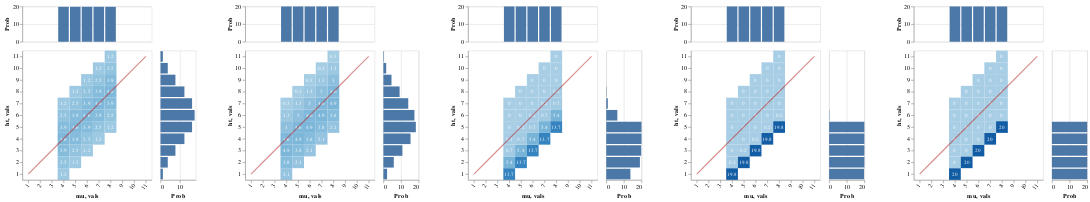

This figure's notebook cell:
### Markdown cell above
#### Pragmatic listener hears:

> "John is short"

These agents become absolutely certain that John's height falls below the standard, though they remain in the dark about what the standard is

And as seen in the `ht est` marginal, even though the standard remains unknown, the belief that John's height falls below it leads to a (negatively skewed) evaluative distribution over worlds

The evaluativity effect here is very strong

### Code cell
writeIORef cacheRef (0, Map.empty)

vlShow . sidewaysDists <$> sequence
  [ mkGraph $ listener infoLUM cacheRef (0, UShrt, den0)
  , mkGraph $ lp infoLUM >>= \l ->  listener infoLUM cacheRef (0, UShrt, l)
  , mkGraph $ listener infoLUM cacheRef (1, UShrt, den0)
  , mkGraph $ listener infoLUM cacheRef (2, UShrt, den0)
  , mkGraph $ listener infoLUM cacheRef (3, UShrt, den0)
  ]

### Figure 1 — Vega-Lite specification as saved in the notebook (floating-point values rounded to 4 significant figures)
{"$schema": "https://vega.github.io/schema/vega-lite/v3.json", "hconcat": [{"$schema": "https://vega.github.io/schema/vega-lite/v3.json", "bounds": "flush", "config": {"scale": {"rectBandPaddingInner": 0}}, "data": {"values": [{"ht": "1", "mu": "4", "prob": 1.2}, {"ht": "2", "mu": "4", "prob": 2.5}, {"ht": "2", "mu": "5", "prob": 1.2}, {"ht": "3", "mu": "4", "prob": 3.9}, {"ht": "3", "mu": "5", "prob": 2.5}, {"ht": "3", "mu": "6", "prob": 1.2}, {"ht": "4", "mu": "4", "prob": 4.6}, {"ht": "4", "mu": "5", "prob": 3.9}, {"ht": "4", "mu": "6", "prob": 2.5}, {"ht": "4", "mu": "7", "prob": 1.2}, {"ht": "5", "mu": "4", "prob": 3.9}, {"ht": "5", "mu": "5", "prob": 4.6}, {"ht": "5", "mu": "6", "prob": 3.9}, {"ht": "5", "mu": "7", "prob": 2.5}, {"ht": "5", "mu": "8", "prob": 1.2}, {"ht": "6", "mu": "4", "prob": 2.5}, {"ht": "6", "mu": "5", "prob": 3.9}, {"ht": "6", "mu": "6", "prob": 4.6}, {"ht": "6", "mu": "7", "prob": 3.9}, {"ht": "6", "mu": "8", "prob": 2.5}, {"ht": "7", "mu": "4", "prob": 1.2}, {"ht": "7", "mu": "5", "prob": 2.5}, {"ht": "7", "mu": "6", "prob": 3.9}, {"ht": "7", "mu": "7", "prob": 4.6}, {"ht": "7", "mu": "8", "prob": 3.9}, {"ht": "8", "mu": "5", "prob": 1.2}, {"ht": "8", "mu": "6", "prob": 2.5}, {"ht": "8", "mu": "7", "prob": 3.9}, {"ht": "8", "mu": "8", "prob": 4.6}, {"ht": "9", "mu": "6", "prob": 1.2}, {"ht": "9", "mu": "7", "prob": 2.5}, {"ht": "9", "mu": "8", "prob": 3.9}, {"ht": "10", "mu": "7", "prob": 1.2}, {"ht": "10", "mu": "8", "prob": 2.5}, {"ht": "11", "mu": "8", "prob": 1.2}]}, "spacing": 15, "vconcat": [{"encoding": {"x": {"axis": null, "field": "mu", "scale": {"domain": ["1", "2", "3", "4", "5", "6", "7", "8", "9", "10", "11"], "rangeStep": 30}, "sort": null, "type": "ordinal"}, "y": {"aggregate": "sum", "axis": {"title": "Prob"}, "field": "prob", "type": "quantitative"}}, "height": 60, "mark": "bar"}, {"bounds": "flush", "hconcat": [{"encoding": {"x": {"axis": {"labelAngle": -55}, "field": "mu", "scale": {"domain": ["1", "2", "3", "4", "5", "6", "7", "8", "9", "10", "11"], "rangeStep": 30}, "sort": null, "type": "ordinal"}, "y": {"axis": {"labelAngle": 0}, "field": "ht", "scale": {"domain": ["11", "10", "9", "8", "7", "6", "5", "4", "3", "2", "1"], "rangeStep": 30}, "sort": null, "type": "ordinal"}}, "layer": [{"encoding": {"color": {"aggregate": "sum", "field": "prob", "legend": null, "scale": {"scheme": {"extent": [0.2, 0.9], "name": "blues"}}, "type": "quantitative"}}, "mark": "rect"}, {"encoding": {"color": {"value": "white"}, "text": {"aggregate": "sum", "field": "prob", "type": "quantitative"}}, "mark": {"fontSize": 9, "type": "text"}}, {"data": {"values": [{"vals": "1"}, {"vals": "2"}, {"vals": "3"}, {"vals": "4"}, {"vals": "5"}, {"vals": "6"}, {"vals": "7"}, {"vals": "8"}, {"vals": "9"}, {"vals": "10"}, {"vals": "11"}]}, "encoding": {"x": {"field": "vals", "sort": null, "type": "ordinal"}, "y": {"field": "vals", "sort": null, "type": "ordinal"}}, "mark": {"opacity": 0.5, "stroke": "firebrick", "strokeWidth": 2, "type": "line"}}]}, {"encoding": {"x": {"aggregate": "sum", "axis": {"title": "Prob"}, "field": "prob", "type": "quantitative"}, "y": {"axis": null, "field": "ht", "scale": {"domain": ["11", "10", "9", "8", "7", "6", "5", "4", "3", "2", "1"], "rangeStep": 30}, "sort": null, "type": "ordinal"}}, "mark": "bar", "width": 60}], "spacing": 15}]}, {"$schema": "https://vega.github.io/schema/vega-lite/v3.json", "bounds": "flush", "config": {"scale": {"rectBandPaddingInner": 0}}, "data": {"values": [{"ht": "1", "mu": "4", "prob": 2.1}, {"ht": "2", "mu": "4", "prob": 3.8}, {"ht": "2", "mu": "5", "prob": 2.1}, {"ht": "3", "mu": "4", "prob": 4.9}, {"ht": "3", "mu": "5", "prob": 3.8}, {"ht": "3", "mu": "6", "prob": 2.1}, {"ht": "4", "mu": "4", "prob": 4.6}, {"ht": "4", "mu": "5", "prob": 4.9}, {"ht": "4", "mu": "6", "prob": 3.8}, {"ht": "4", "mu": "7", "prob": 2.1}, {"ht": "5", "mu": "4", "prob": 3}, {"ht": "5", "mu": "5", "prob": 4.6}, {"ht": "5", "mu": "6", "prob": 4.9}, {"ht": "5", "mu": "7", "prob": 3.8}, {"ht": "5", "mu": "8", "prob": 2.1}, {"ht": "6", "mu": "4", "prob": 1.3}, {"ht": "6", "mu": "5", "prob": 3}, {"ht": "6", "mu": "6", "prob": 4.6}, {"ht": "6", "mu": "7", "prob": 4.9}, {"ht": "6", "mu": "8", "prob": 3.8}, {"ht": "7", "mu": "4", "prob": 0.3}, {"ht": "7", "mu": "5", "prob": 1.3}, {"ht": "7", "mu": "6", "prob": 3}, {"ht": "7", "mu": "7", "prob": 4.6}, {"ht": "7", "mu": "8", "prob": 4.9}, {"ht": "8", "mu": "5", "prob": 0.3}, {"ht": "8", "mu": "6", "prob": 1.3}, {"ht": "8", "mu": "7", "prob": 3}, {"ht": "8", "mu": "8", "prob": 4.6}, {"ht": "9", "mu": "6", "prob": 0.3}, {"ht": "9", "mu": "7", "prob": 1.3}, {"ht": "9", "mu": "8", "prob": 3}, {"ht": "10", "mu": "7", "prob": 0.3}, {"ht": "10", "mu": "8", "prob": 1.3}, {"ht": "11", "mu": "8", "prob": 0.3}]}, "spacing": 15, "vconcat": [{"encoding": {"x": {"axis": null, "field": "mu", "scale": {"domain": ["1", "2", "3", "4", "5", "6", "7", "8", "9", "10", "11"], "rangeStep": 30}, "sort": null, "type": "ordinal"}, "y": {"aggregate": "sum", "axis": {"title": "Prob"}, "field": "prob", "type": "quantitative"}}, "height": 60, "mark": "bar"}, {"bounds": "flush", "hconcat": [{"encoding": {"x": {"axis": {"labelAngle": -55}, "field": "mu", "scale": {"domain": ["1", "2", "3", "4", "5", "6", "7", "8", "9", "10", "11"], "rangeStep": 30}, "sort": null, "type": "ordinal"}, "y": {"axis": {"labelAngle": 0}, "field": "ht", "scale": {"domain": ["11", "10", "9", "8", "7", "6", "5", "4", "3", "2", "1"], "rangeStep": 30}, "sort": null, "type": "ordinal"}}, "layer": [{"encoding": {"color": {"aggregate": "sum", "field": "prob", "legend": null, "scale": {"scheme": {"extent": [0.2, 0.9], "name": "blues"}}, "type": "quantitative"}}, "mark": "rect"}, {"encoding": {"color": {"value": "white"}, "text": {"aggregate": "sum", "field": "prob", "type": "quantitative"}}, "mark": {"fontSize": 9, "type": "text"}}, {"data": {"values": [{"vals": "1"}, {"vals": "2"}, {"vals": "3"}, {"vals": "4"}, {"vals": "5"}, {"vals": "6"}, {"vals": "7"}, {"vals": "8"}, {"vals": "9"}, {"vals": "10"}, {"vals": "11"}]}, "encoding": {"x": {"field": "vals", "sort": null, "type": "ordinal"}, "y": {"field": "vals", "sort": null, "type": "ordinal"}}, "mark": {"opacity": 0.5, "stroke": "firebrick", "strokeWidth": 2, "type": "line"}}]}, {"encoding": {"x": {"aggregate": "sum", "axis": {"title": "Prob"}, "field": "prob", "type": "quantitative"}, "y": {"axis": null, "field": "ht", "scale": {"domain": ["11", "10", "9", "8", "7", "6", "5", "4", "3", "2", "1"], "rangeStep": 30}, "sort": null, "type": "ordinal"}}, "mark": "bar", "width": 60}], "spacing": 15}]}, {"$schema": "https://vega.github.io/schema/vega-lite/v3.json", "bounds": "flush", "config": {"scale": {"rectBandPaddingInner": 0}}, "data": {"values": [{"ht": "1", "mu": "4", "prob": 13.7}, {"ht": "2", "mu": "4", "prob": 5.4}, {"ht": "2", "mu": "5", "prob": 13.7}, {"ht": "3", "mu": "4", "prob": 0.7}, {"ht": "3", "mu": "5", "prob": 5.4}, {"ht": "3", "mu": "6", "prob": 13.7}, {"ht": "4", "mu": "4", "prob": 0.2}, {"ht": "4", "mu": "5", "prob": 0.7}, {"ht": "4", "mu": "6", "prob": 5.4}, {"ht": "4", "mu": "7", "prob": 13.7}, {"ht": "5", "mu": "4", "prob": 0}, {"ht": "5", "mu": "5", "prob": 0.2}, {"ht": "5", "mu": "6", "prob": 0.7}, {"ht": "5", "mu": "7", "prob": 5.4}, {"ht": "5", "mu": "8", "prob": 13.7}, {"ht": "6", "mu": "4", "prob": 0}, {"ht": "6", "mu": "5", "prob": 0}, {"ht": "6", "mu": "6", "prob": 0.2}, {"ht": "6", "mu": "7", "prob": 0.7}, {"ht": "6", "mu": "8", "prob": 5.4}, {"ht": "7", "mu": "4", "prob": 0}, {"ht": "7", "mu": "5", "prob": 0}, {"ht": "7", "mu": "6", "prob": 0}, {"ht": "7", "mu": "7", "prob": 0.2}, {"ht": "7", "mu": "8", "prob": 0.7}, {"ht": "8", "mu": "5", "prob": 0}, {"ht": "8", "mu": "6", "prob": 0}, {"ht": "8", "mu": "7", "prob": 0}, {"ht": "8", "mu": "8", "prob": 0.2}, {"ht": "9", "mu": "6", "prob": 0}, {"ht": "9", "mu": "7", "prob": 0}, {"ht": "9", "mu": "8", "prob": 0}, {"ht": "10", "mu": "7", "prob": 0}, {"ht": "10", "mu": "8", "prob": 0}, {"ht": "11", "mu": "8", "prob": 0}]}, "spacing": 15, "vconcat": [{"encoding": {"x": {"axis": null, "field": "mu", "scale": {"domain": ["1", "2", "3", "4", "5", "6", "7", "8", "9", "10", "11"], "rangeStep": 30}, "sort": null, "type": "ordinal"}, "y": {"aggregate": "sum", "axis": {"title": "Prob"}, "field": "prob", "type": "quantitative"}}, "height": 60, "mark": "bar"}, {"bounds": "flush", "hconcat": [{"encoding": {"x": {"axis": {"labelAngle": -55}, "field": "mu", "scale": {"domain": ["1", "2", "3", "4", "5", "6", "7", "8", "9", "10", "11"], "rangeStep": 30}, "sort": null, "type": "ordinal"}, "y": {"axis": {"labelAngle": 0}, "field": "ht", "scale": {"domain": ["11", "10", "9", "8", "7", "6", "5", "4", "3", "2", "1"], "rangeStep": 30}, "sort": null, "type": "ordinal"}}, "layer": [{"encoding": {"color": {"aggregate": "sum", "field": "prob", "legend": null, "scale": {"scheme": {"extent": [0.2, 0.9], "name": "blues"}}, "type": "quantitative"}}, "mark": "rect"}, {"encoding": {"color": {"value": "white"}, "text": {"aggregate": "sum", "field": "prob", "type": "quantitative"}}, "mark": {"fontSize": 9, "type": "text"}}, {"data": {"values": [{"vals": "1"}, {"vals": "2"}, {"vals": "3"}, {"vals": "4"}, {"vals": "5"}, {"vals": "6"}, {"vals": "7"}, {"vals": "8"}, {"vals": "9"}, {"vals": "10"}, {"vals": "11"}]}, "encoding": {"x": {"field": "vals", "sort": null, "type": "ordinal"}, "y": {"field": "vals", "sort": null, "type": "ordinal"}}, "mark": {"opacity": 0.5, "stroke": "firebrick", "strokeWidth": 2, "type": "line"}}]}, {"encoding": {"x": {"aggregate": "sum", "axis": {"title": "Prob"}, "field": "prob", "type": "quantitative"}, "y": {"axis": null, "field": "ht", "scale": {"domain": ["11", "10", "9", "8", "7", "6", "5", "4", "3", "2", "1"], "rangeStep": 30}, "sort": null, "type": "ordinal"}}, "mark": "bar", "width": 60}], "spacing": 15}]}, {"$schema": "https://vega.github.io/schema/vega-lite/v3.json", "bounds": "flush", "config": {"scale": {"rectBandPaddingInner": 0}}, "data": {"values": [{"ht": "1", "mu": "4", "prob": 19.8}, {"ht": "2", "mu": "4", "prob": 0.2}, {"ht": "2", "mu": "5", "prob": 19.8}, {"ht": "3", "mu": "4", "prob": 0}, {"ht": "3", "mu": "5", "prob": 0.2}, {"ht": "3", "mu": "6", "prob": 19.8}, {"ht": "4", "mu": "4", "prob": 0}, {"ht": "4", "mu": "5", "prob": 0}, {"ht": "4", "mu": "6", "prob": 0.2}, {"ht": "4", "mu": "7", "prob": 19.8}, {"ht": "5", "mu": "4", "prob": 0}, {"ht": "5", "mu": "5", "prob": 0}, {"ht": "5", "mu": "6", "prob": 0}, {"ht": "5", "mu": "7", "prob": 0.2}, {"ht": "5", "mu": "8", "prob": 19.8}, {"ht": "6", "mu": "4", "prob": 0}, {"ht": "6", "mu": "5", "prob": 0}, {"ht": "6", "mu": "6", "prob": 0}, {"ht": "6", "mu": "7", "prob": 0}, {"ht": "6", "mu": "8", "prob": 0.2}, {"ht": "7", "mu": "4", "prob": 0}, {"ht": "7", "mu": "5", "prob": 0}, {"ht": "7", "mu": "6", "prob": 0}, {"ht": "7", "mu": "7", "prob": 0}, {"ht": "7", "mu": "8", "prob": 0}, {"ht": "8", "mu": "5", "prob": 0}, {"ht": "8", "mu": "6", "prob": 0}, {"ht": "8", "mu": "7", "prob": 0}, {"ht": "8", "mu": "8", "prob": 0}, {"ht": "9", "mu": "6", "prob": 0}, {"ht": "9", "mu": "7", "prob": 0}, {"ht": "9", "mu": "8", "prob": 0}, {"ht": "10", "mu": "7", "prob": 0}, {"ht": "10", "mu": "8", "prob": 0}, {"ht": "11", "mu": "8", "prob": 0}]}, "spacing": 15, "vconcat": [{"encoding": {"x": {"axis": null, "field": "mu", "scale": {"domain": ["1", "2", "3", "4", "5", "6", "7", "8", "9", "10", "11"], "rangeStep": 30}, "sort": null, "type": "ordinal"}, "y": {"aggregate": "sum", "axis": {"title": "Prob"}, "field": "prob", "type": "quantitative"}}, "height": 60, "mark": "bar"}, {"bounds": "flush", "hconcat": [{"encoding": {"x": {"axis": {"labelAngle": -55}, "field": "mu", "scale": {"domain": ["1", "2", "3", "4", "5", "6", "7", "8", "9", "10", "11"], "rangeStep": 30}, "sort": null, "type": "ordinal"}, "y": {"axis": {"labelAngle": 0}, "field": "ht", "scale": {"domain": ["11", "10", "9", "8", "7", "6", "5", "4", "3", "2", "1"], "rangeStep": 30}, "sort": null, "type": "ordinal"}}, "layer": [{"encoding": {"color": {"aggregate": "sum", "field": "prob", "legend": null, "scale": {"scheme": {"extent": [0.2, 0.9], "name": "blues"}}, "type": "quantitative"}}, "mark": "rect"}, {"encoding": {"color": {"value": "white"}, "text": {"aggregate": "sum", "field": "prob", "type": "quantitative"}}, "mark": {"fontSize": 9, "type": "text"}}, {"data": {"values": [{"vals": "1"}, {"vals": "2"}, {"vals": "3"}, {"vals": "4"}, {"vals": "5"}, {"vals": "6"}, {"vals": "7"}, {"vals": "8"}, {"vals": "9"}, {"vals": "10"}, {"vals": "11"}]}, "encoding": {"x": {"field": "vals", "sort": null, "type": "ordinal"}, "y": {"field": "vals", "sort": null, "type": "ordinal"}}, "mark": {"opacity": 0.5, "stroke": "firebrick", "strokeWidth": 2, "type": "line"}}]}, {"encoding": {"x": {"aggregate": "sum", "axis": {"title": "Prob"}, "field": "prob", "type": "quantitative"}, "y": {"axis": null, "field": "ht", "scale": {"domain": ["11", "10", "9", "8", "7", "6", "5", "4", "3", "2", "1"], "rangeStep": 30}, "sort": null, "type": "ordinal"}}, "mark": "bar", "width": 60}], "spacing": 15}]}, {"$schema": "https://vega.github.io/schema/vega-lite/v3.json", "bounds": "flush", "config": {"scale": {"rectBandPaddingInner": 0}}, "data": {"values": [{"ht": "1", "mu": "4", "prob": 20}, {"ht": "2", "mu": "4", "prob": 0}, {"ht": "2", "mu": "5", "prob": 20}, {"ht": "3", "mu": "4", "prob": 0}, {"ht": "3", "mu": "5", "prob": 0}, {"ht": "3", "mu": "6", "prob": 20}, {"ht": "4", "mu": "4", "prob": 0}, {"ht": "4", "mu": "5", "prob": 0}, {"ht": "4", "mu": "6", "prob": 0}, {"ht": "4", "mu": "7", "prob": 20}, {"ht": "5", "mu": "4", "prob": 0}, {"ht": "5", "mu": "5", "prob": 0}, {"ht": "5", "mu": "6", "prob": 0}, {"ht": "5", "mu": "7", "prob": 0}, {"ht": "5", "mu": "8", "prob": 20}, {"ht": "6", "mu": "4", "prob": 0}, {"ht": "6", "mu": "5", "prob": 0}, {"ht": "6", "mu": "6", "prob": 0}, {"ht": "6", "mu": "7", "prob": 0}, {"ht": "6", "mu": "8", "prob": 0}, {"ht": "7", "mu": "4", "prob": 0}, {"ht": "7", "mu": "5", "prob": 0}, {"ht": "7", "mu": "6", "prob": 0}, {"ht": "7", "mu": "7", "prob": 0}, {"ht": "7", "mu": "8", "prob": 0}, {"ht": "8", "mu": "5", "prob": 0}, {"ht": "8", "mu": "6", "prob": 0}, {"ht": "8", "mu": "7", "prob": 0}, {"ht": "8", "mu": "8", "prob": 0}, {"ht": "9", "mu": "6", "prob": 0}, {"ht": "9", "mu": "7", "prob": 0}, {"ht": "9", "mu": "8", "prob": 0}, {"ht": "10", "mu": "7", "prob": 0}, {"ht": "10", "mu": "8", "prob": 0}, {"ht": "11", "mu": "8", "prob": 0}]}, "spacing": 15, "vconcat": [{"encoding": {"x": {"axis": null, "field": "mu", "scale": {"domain": ["1", "2", "3", "4", "5", "6", "7", "8", "9", "10", "11"], "rangeStep": 30}, "sort": null, "type": "ordinal"}, "y": {"aggregate": "sum", "axis": {"title": "Prob"}, "field": "prob", "type": "quantitative"}}, "height": 60, "mark": "bar"}, {"bounds": "flush", "hconcat": [{"encoding": {"x": {"axis": {"labelAngle": -55}, "field": "mu", "scale": {"domain": ["1", "2", "3", "4", "5", "6", "7", "8", "9", "10", "11"], "rangeStep": 30}, "sort": null, "type": "ordinal"}, "y": {"axis": {"labelAngle": 0}, "field": "ht", "scale": {"domain": ["11", "10", "9", "8", "7", "6", "5", "4", "3", "2", "1"], "rangeStep": 30}, "sort": null, "type": "ordinal"}}, "layer": [{"encoding": {"color": {"aggregate": "sum", "field": "prob", "legend": null, "scale": {"scheme": {"extent": [0.2, 0.9], "name": "blues"}}, "type": "quantitative"}}, "mark": "rect"}, {"encoding": {"color": {"value": "white"}, "text": {"aggregate": "sum", "field": "prob", "type": "quantitative"}}, "mark": {"fontSize": 9, "type": "text"}}, {"data": {"values": [{"vals": "1"}, {"vals": "2"}, {"vals": "3"}, {"vals": "4"}, {"vals": "5"}, {"vals": "6"}, {"vals": "7"}, {"vals": "8"}, {"vals": "9"}, {"vals": "10"}, {"vals": "11"}]}, "encoding": {"x": {"field": "vals", "sort": null, "type": "ordinal"}, "y": {"field": "vals", "sort": null, "type": "ordinal"}}, "mark": {"opacity": 0.5, "stroke": "firebrick", "strokeWidth": 2, "type": "line"}}]}, {"encoding": {"x": {"aggregate": "sum", "axis": {"title": "Prob"}, "field": "prob", "type": "quantitative"}, "y": {"axis": null, "field": "ht", "scale": {"domain": ["11", "10", "9", "8", "7", "6", "5", "4", "3", "2", "1"], "rangeStep": 30}, "sort": null, "type": "ordinal"}}, "mark": "bar", "width": 60}], "spacing": 15}]}], "spacing": 50}
